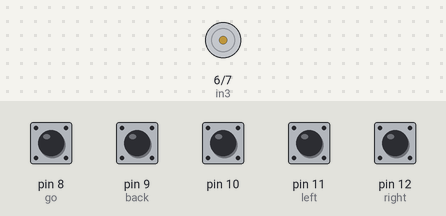
Recording of a sketch running on a simulated Arduino Uno, built with avr-gcc and run on an emulated ATmega328P. Parts: motor-driver pin pairs drawn as motors (green arrow = first pin HIGH = forward, orange = second pin HIGH = backward, longer = more drive). The test bench sets the inputs (shaded band); at power-on: pin 8 (go), pin 9 (back), pin 10, pin 11 (left), pin 12 (right) HIGH.

Above: at 1.2 s.
1.3 s: pin 11 (left) pulled LOW for 0.15 s
At 1.37 s:
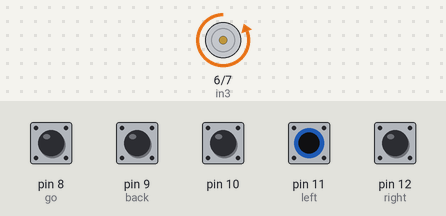
Timing chart, 0 to 4.3 s (numbered marks = the images above; inputs shaded):
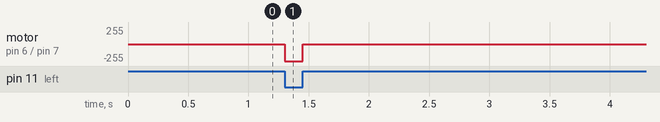

The sketch:

Code_LightSensor___keo_rem.ino
```cpp
int in3=6;//Nối chân in3 L298N với D6 Arduino
int in4=7;//Nối chân in4 L298N với D7 Arduino
int go=8;//Nút mở rèm cửa
int back=9;//Nút đóng rèm cửa
int left=11;//Dây Mass để khi rèm của chạy đến chạm vô dây này sẽ dừng động cơ
int right=12;
void setup() {
  pinMode(in3, OUTPUT);
  pinMode(in4, OUTPUT);
  pinMode(go, INPUT_PULLUP);//Khai báo nút bấm
  pinMode(back, INPUT_PULLUP);
  pinMode(left, INPUT);
  pinMode(right, INPUT);
}

void loop() {
  int cbas=digitalRead(10);//Sử dụng châm Digital của cảm biến. Gắn D0 cbas với chân 10 của Arduino
  int trangthainut1=digitalRead(left);
  int trangthainut2=digitalRead(right);
  int trangthaimo=digitalRead(go);
  int trangthaidong=digitalRead(back);
  if(cbas==0){//Có ánh sáng
    if(trangthaidong==0 && trangthaimo!=0 && trangthainut2!=1){
      mo();
      }
      else if(trangthaidong!=0 && trangthaimo==0 && trangthainut1!=1){
        dong();
        }
        else {dung();}
  }
  else{//Không có ánh sáng
    if(trangthainut1!=1){
      dong();
      }
      else {dung();}
      }
}
void mo(){//hàm mở cửa
  digitalWrite(in3,HIGH);
  digitalWrite(in4,LOW);
}
void dong(){//hàm đóng cửa
  digitalWrite(in3,LOW);
  digitalWrite(in4,HIGH);
}
void dung(){//hàm dừng moto
  digitalWrite(in3,LOW);
  digitalWrite(in4,LOW);
}
```

Measured:
- after the input at 1.3 s, motor on pin 6 (in3) / pin 7 (in4): stopped → backward 255/255 at once, → stopped 0.15 s later
